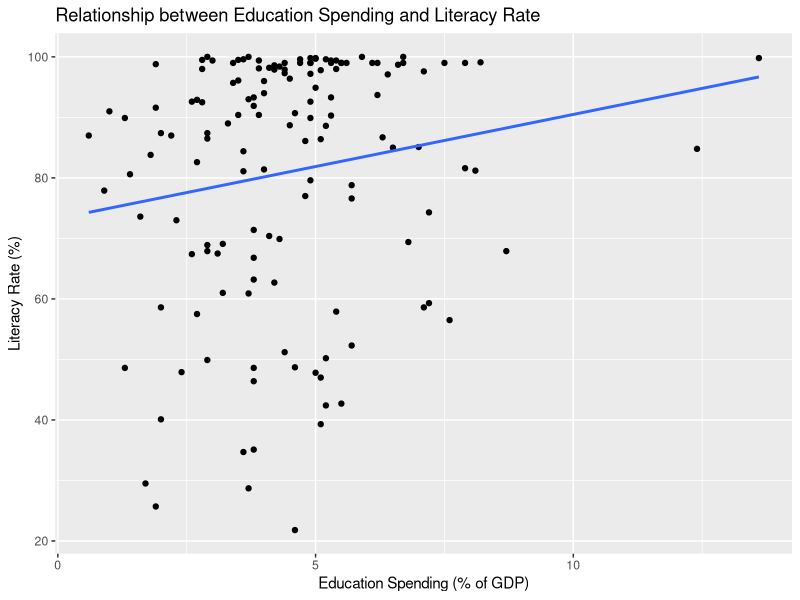
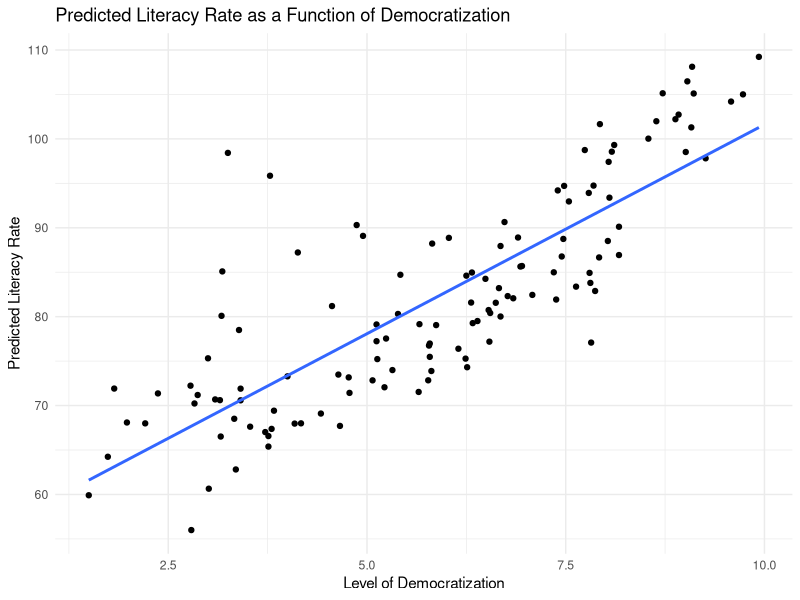

Reproduce these figures in R, in order.
## ---- chunk 1
library(ggplot2)
world_df <- read.csv("world.csv")

#Here we want to indicate the relationship between spendeduc and literacy 

#Lets drop na values 
world_literacy_df <- na.omit(world_df[, c("literacy", "spendeduc")])
## ---- chunk 2
#Some Descriptive stats before we do modelling 
summary(world_literacy_df$literacy)
## ---- chunk 3
summary(world_literacy_df$spendeduc)
## ---- chunk 4
#Correlation analysis
cor(world_literacy_df$spendeduc, world_literacy_df$literacy)
## ---- chunk 5
#Explaining the varience of literacy due to education spending. Or is an increase in literacy due to movement of spendeduc

#Showing the results in the form of a professional table
model <- lm(literacy ~ spendeduc, data = world_literacy_df)

#library(gtsummary)
#table <- gtsummary::tbl_regression(model)

#table <- tbl_regression(model, 
#                        label = list(spendeduc = "Education #Spending"))

#table
## ---- chunk 6
ggplot(world_literacy_df, aes(x = spendeduc, y = literacy)) +
  geom_point() +
  geom_smooth(method = "lm", se = FALSE) +
  labs(title = "Relationship between Education Spending and Literacy Rate",
       x = "Education Spending (% of GDP)",
       y = "Literacy Rate (%)")
## ---- chunk 7
#Dropping na values 
world_df_spend <- na.omit(world_df[, c("literacy", "spendeduc", "dem_score14")])

#Running a regression
model_2 <- lm(literacy ~ spendeduc + dem_score14, data = world_df_spend)

#table_2 values
#table_2 <- tbl_regression(model_2, 
#                        label = list(spendeduc = "Education #Spending", dem_score14 = "Level of Democratization"))

# Print the table
#table_2
## ---- chunk 8
cor.test(world_df_spend$spendeduc, world_df_spend$dem_score14)
## ---- chunk 9
#Dropping na values 
world_df_final <- na.omit(world_df[,c("literacy", "dem_score14", "spendeduc", "gdp_10_thou", "educ_quality", "ungr9095")])

#Running a regression
model_3 <- lm(literacy ~ dem_score14 + spendeduc + gdp_10_thou + educ_quality + ungr9095, data = world_df_final)

#table_2 values
#table_3 <- tbl_regression(model_3, 
#                        label = list(spendeduc = "Education #Spending", dem_score14 = "Level of Democratization", gdp_10_thou = #"GDP per capita", educ_quality = "Average quality of a country's #educational system", ungr9095 = "Percent Average Annual Population #Growth"))

# Print the table
#table_3
## ---- chunk 10
# Predict literacy rates using the model across a range of democratization scores
world_df_final$predicted_literacy <- predict(model_3, newdata = world_df_final)

# Create the plot
ggplot(world_df_final, aes(x = dem_score14, y = predicted_literacy)) +
  geom_point() +  # Plot the actual points
  geom_smooth(method = "lm", se = FALSE) +  # Add a linear regression line
  labs(x = "Level of Democratization", y = "Predicted Literacy Rate", 
       title = "Predicted Literacy Rate as a Function of Democratization") +
  theme_minimal()
## ---- chunk 11
#Reading data
df_states <- read.csv("states.csv")

#Running the regression with the given variables

#Dropping na values 
states_df_final <- na.omit(df_states[,c("obama08", "cig_tax", "college", "union07", "south")])

#Running a regression
model_states <- lm(obama08 ~ cig_tax + college + union07 + south, data = states_df_final)

#states_table <- tbl_regression(model_states, 
#                        label = list(cig_tax = "State Cigarette #Tax(Dollars)", college = "Percentage of a state that graduated #college", union07 = "Percentage of a State's Workers that are Union #Members", south = "Dicthomous variable indicating if the state is #South or not"))

#Note add the standard error to this:
#states_table
## ---- chunk 12
#Checking the dimensions of the data for degrees of freedom:
dim(states_df_final)
## ---- chunk 13
qt(0.95, 45)
## ---- chunk 14
lower_bound <- 1.393 - 1.679427 * 2.58
upper_bound <- 1.393 + 1.679427 * 2.58

lower_bound
upper_bound
